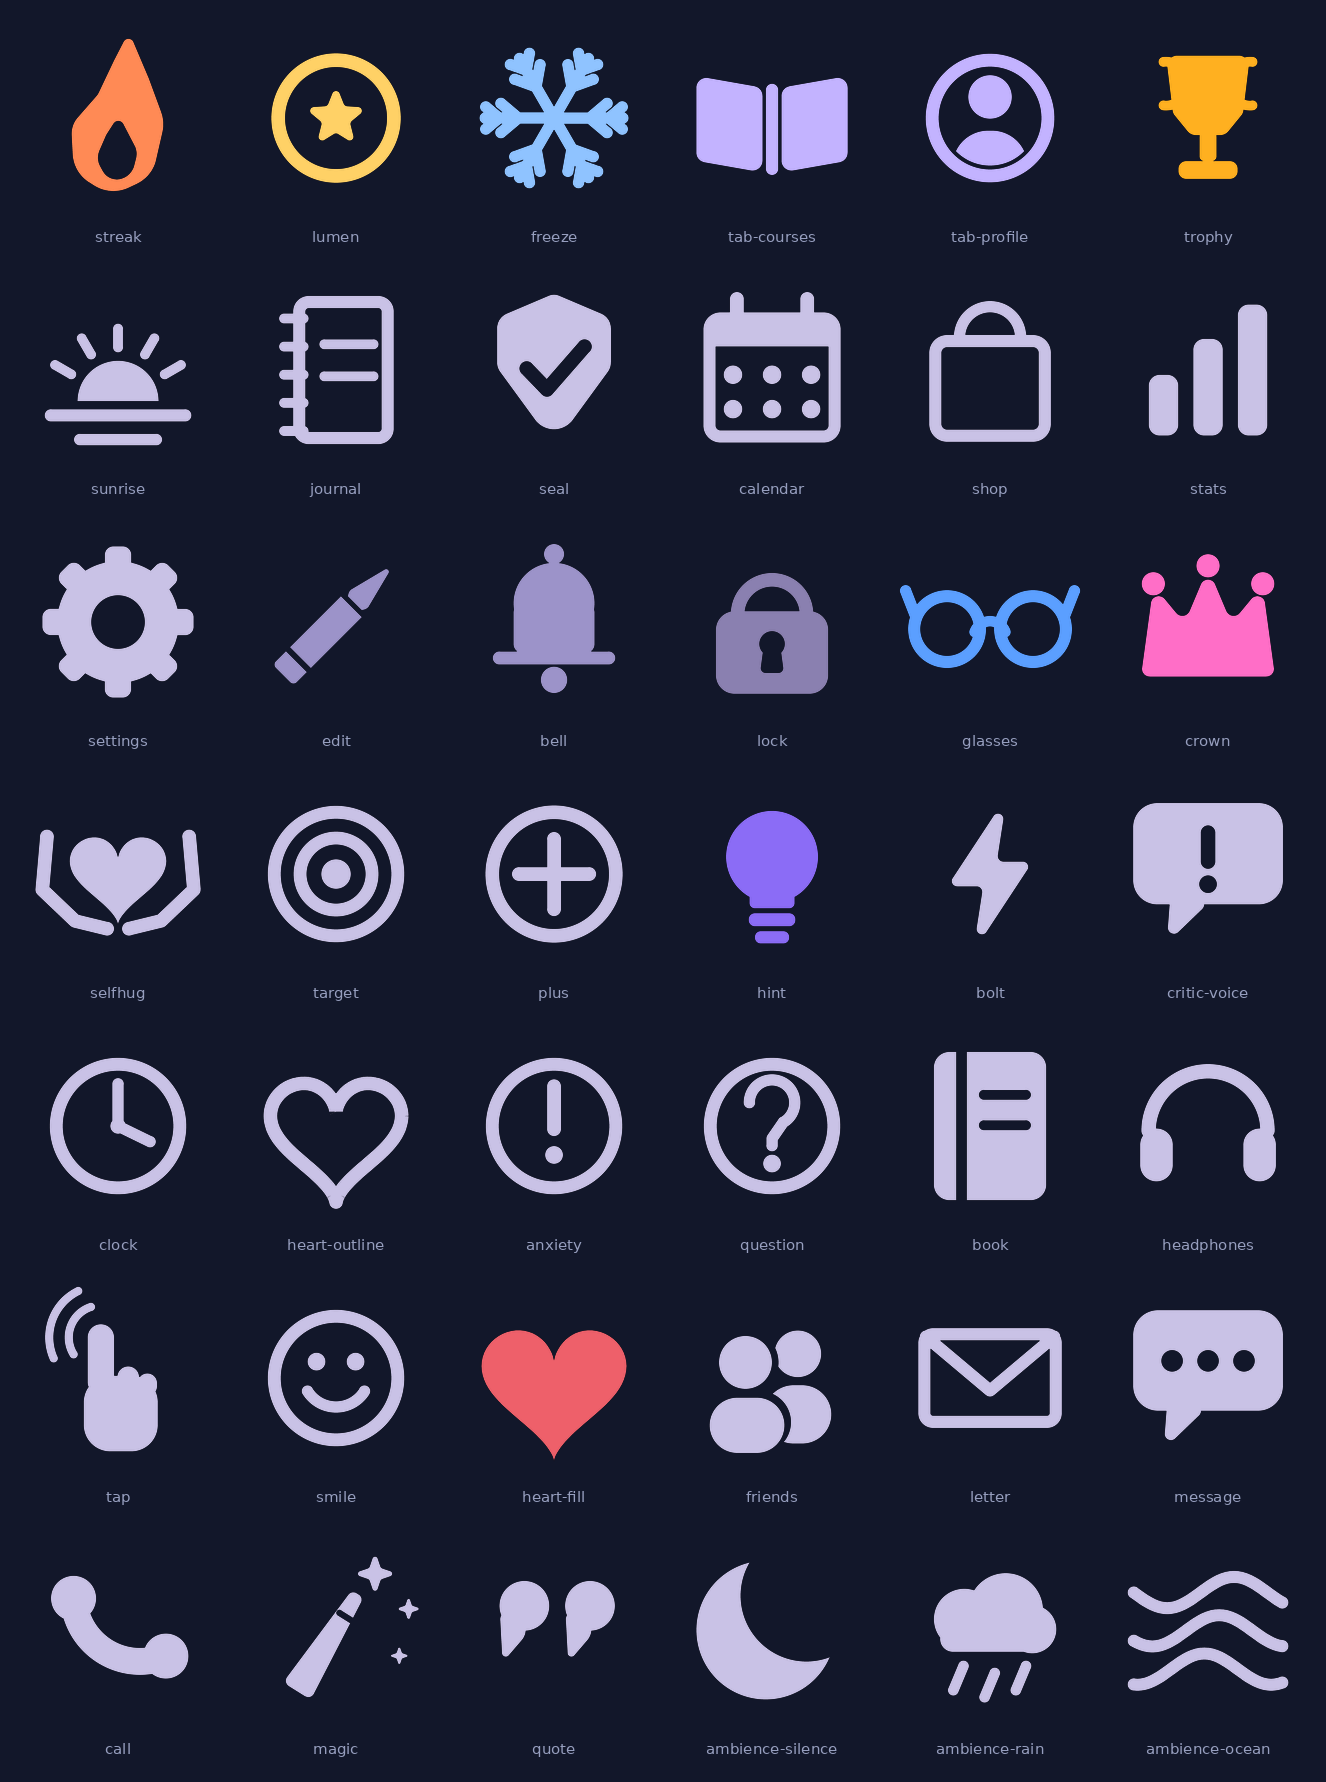

Source code (Python):
#!/usr/bin/env python3
"""Набор UI-иконок в стиле Луми.

Иконки рисуются кодом (Pillow) в одной сетке 512x512 с единой толщиной
линии, поэтому весь набор выглядит как одно целое. Экспорт — PNG с
прозрачным фоном, силуэт одним цветом (по умолчанию чёрный): цвет
накладывается в приложении через template rendering.

    python3 icons.py                              # -> icons.png, лист набора
    python3 icons.py --export assets/icons        # все PNG, 1024 px
    python3 icons.py --export assets/icons --colored   # с запечённым цветом
    python3 icons.py --one icon-streak --out /tmp/f.png
"""

from __future__ import annotations

import argparse
import math
import os

from PIL import Image, ImageChops, ImageDraw, ImageFont

from cute_star import round_polygon

# ── сетка ──────────────────────────────────────────────────────────────
SS = 4                     # суперсэмплинг
CANVAS = 512.0             # логический холст
N = int(CANVAS * SS)       # рабочий холст
C = CANVAS / 2             # центр
W = 38.0                   # базовая толщина линии для всего набора


def s(v: float) -> float:
    return v * SS


def sbox(box):
    return [s(v) for v in box]


# ── примитивы (все рисуют в L-маску; v=0 стирает) ──────────────────────
def line(d, pts, w=W, closed=False, v=255):
    p = [(s(x), s(y)) for x, y in pts]
    if closed:
        p = p + [p[0]]
    d.line(p, fill=v, width=int(round(s(w))), joint="curve")
    if not closed:
        r = s(w) / 2
        for x, y in (p[0], p[-1]):
            d.ellipse([x - r, y - r, x + r, y + r], fill=v)


def disc(d, cx, cy, r, v=255):
    d.ellipse(sbox([cx - r, cy - r, cx + r, cy + r]), fill=v)


def ring(d, cx, cy, r, w=W, v=255):
    """Кольцо со средней линией по радиусу r (PIL рисует толщину внутрь)."""
    o = r + w / 2
    d.ellipse(sbox([cx - o, cy - o, cx + o, cy + o]),
              outline=v, width=int(round(s(w))))


def arc(d, cx, cy, r, a0, a1, w=W, caps=True, v=255):
    o = r + w / 2
    d.arc(sbox([cx - o, cy - o, cx + o, cy + o]), a0, a1,
          fill=v, width=int(round(s(w))))
    if caps:
        for a in (a0, a1):
            disc(d, cx + r * math.cos(math.radians(a)),
                 cy + r * math.sin(math.radians(a)), w / 2, v)


def rrect(d, box, radius, w=None, v=255):
    if w is None:
        d.rounded_rectangle(sbox(box), radius=s(radius), fill=v)
    else:
        d.rounded_rectangle(sbox(box), radius=s(radius),
                            outline=v, width=int(round(s(w))))


def poly(d, pts, radius=0.0, v=255):
    """radius — одно число на все углы или список по вершинам."""
    p = [(s(x), s(y)) for x, y in pts]
    if radius:
        rr = radius if isinstance(radius, (list, tuple)) else [radius] * len(p)
        p = round_polygon(p, [s(r) for r in rr])
    d.polygon(p, fill=v)


def heart_pts(cx, cy, size, n=120):
    """Параметрическое сердце — без стыка между «половинками»."""
    out = []
    for i in range(n):
        t = 2 * math.pi * i / n
        x = 16 * math.sin(t) ** 3
        y = (13 * math.cos(t) - 5 * math.cos(2 * t)
             - 2 * math.cos(3 * t) - math.cos(4 * t))
        out.append((cx + x * size / 16.0, cy - y * size / 16.0))
    return out


def sparkle(d, cx, cy, r, v=255):
    k = 0.26
    poly(d, [(cx, cy - r), (cx + r * k, cy - r * k), (cx + r, cy),
             (cx + r * k, cy + r * k), (cx, cy + r), (cx - r * k, cy + r * k),
             (cx - r, cy), (cx - r * k, cy - r * k)], radius=r * 0.12, v=v)


def merged(m, painter, angle=0.0, center=(C, C)):
    """Рисует painter в отдельную маску, поворачивает и подмешивает в m."""
    tmp = Image.new("L", (N, N), 0)
    painter(ImageDraw.Draw(tmp))
    if angle:
        tmp = tmp.rotate(angle, resample=Image.BICUBIC,
                         center=(s(center[0]), s(center[1])))
    m.paste(ImageChops.lighter(m, tmp), (0, 0))


def clipped(m, painter, clip_painter):
    """Подмешивает painter, обрезанный по маске clip_painter."""
    tmp = Image.new("L", (N, N), 0)
    painter(ImageDraw.Draw(tmp))
    clip = Image.new("L", (N, N), 0)
    clip_painter(ImageDraw.Draw(clip))
    m.paste(ImageChops.lighter(m, ImageChops.multiply(tmp, clip)), (0, 0))


# ── приоритет 1 ────────────────────────────────────────────────────────
def icon_streak(m):
    d = ImageDraw.Draw(m)
    poly(d, [(284, 34), (334, 152), (376, 266), (344, 406), (238, 456),
             (142, 396), (136, 274), (204, 196), (244, 112)],
         radius=[14, 64, 92, 92, 92, 92, 62, 34, 30])
    poly(d, [(258, 250), (306, 342), (290, 406), (232, 418), (200, 360),
             (226, 300)], radius=[14, 46, 52, 52, 46, 34], v=0)  # язычок


def icon_lumen(m):
    d = ImageDraw.Draw(m)
    ring(d, C, C, 148, 36)
    pts = []
    for i in range(10):
        a = math.radians(90 + i * 36)
        r = 86 if i % 2 == 0 else 38
        pts.append((C + r * math.cos(a), C - r * math.sin(a)))
    poly(d, pts, radius=10)


def icon_freeze(m):
    d = ImageDraw.Draw(m)
    w = 30.0
    for k in range(6):
        a = math.radians(k * 60)
        ux, uy = math.cos(a), math.sin(a)
        tip = (C + ux * 176, C + uy * 176)
        line(d, [(C, C), tip], w)
        for frac, blen in ((0.52, 58.0), (0.80, 44.0)):
            bx, by = C + ux * 176 * frac, C + uy * 176 * frac
            for side in (+40, -40):
                b = math.radians(k * 60 + side)
                line(d, [(bx, by),
                         (bx + math.cos(b) * blen, by + math.sin(b) * blen)], w)


def icon_tab_courses(m):
    d = ImageDraw.Draw(m)
    # раскрытая книга: две страницы с прогибом к корешку
    left = [(62, 148), (232, 178), (232, 396), (62, 366)]
    right = [(450, 148), (280, 178), (280, 396), (450, 366)]
    poly(d, left, radius=26)
    poly(d, right, radius=26)
    rrect(d, [240, 168, 272, 402], 16)          # корешок


def icon_tab_profile(m):
    d = ImageDraw.Draw(m)
    ring(d, C, C, 148, 34)
    clipped(
        m,
        lambda di: (disc(di, C, 202, 56), rrect(di, [160, 288, 352, 470], 96)),
        lambda dc: disc(dc, C, C, 122),
    )


# ── приоритет 2 ────────────────────────────────────────────────────────
def icon_trophy(m):
    d = ImageDraw.Draw(m)
    poly(d, [(148, 96), (364, 96), (346, 244), (300, 300), (212, 300),
             (166, 244)], radius=26)
    arc(d, 148, 168, 56, -96, 96, 26)
    arc(d, 364, 168, 56, 84, 276, 26)
    rrect(d, [234, 292, 278, 366], 12)
    rrect(d, [180, 366, 332, 412], 20)


def icon_sunrise(m):
    d = ImageDraw.Draw(m)
    disc(d, C, 336, 104)
    d.rectangle(sbox([0, 336, CANVAS, CANVAS]), fill=0)     # полусолнце
    for a in (-150, -120, -90, -60, -30):
        ux, uy = math.cos(math.radians(a)), math.sin(math.radians(a))
        line(d, [(C + ux * 138, 336 + uy * 138),
                 (C + ux * 186, 336 + uy * 186)], 26)
    line(d, [(84, 372), (428, 372)], 32)
    line(d, [(158, 434), (354, 434)], 30)


def icon_journal(m):
    d = ImageDraw.Draw(m)
    rrect(d, [146, 66, 404, 446], 40, w=32)          # блок страниц
    for y in (124, 196, 268, 340, 412):              # пружина
        rrect(d, [110, y - 13, 186, y + 13], 13)
    line(d, [(226, 190), (352, 190)], 26)
    line(d, [(226, 272), (352, 272)], 26)


def icon_seal(m):
    d = ImageDraw.Draw(m)
    poly(d, [(C, 60), (402, 122), (402, 250), (C, 450), (110, 250),
             (110, 122)], radius=[34, 42, 42, 60, 42, 42])
    line(d, [(186, 252), (238, 306), (334, 196)], 36, v=0)


def icon_calendar(m):
    d = ImageDraw.Draw(m)
    rrect(d, [80, 108, 432, 442], 44, w=32)
    rrect(d, [80, 108, 432, 196], 44)
    d.rectangle(sbox([80, 168, 432, 196]), fill=255)
    rrect(d, [148, 56, 184, 140], 18)
    rrect(d, [328, 56, 364, 140], 18)
    for row in (268, 356):
        for col in (156, 256, 356):
            disc(d, col, row, 24)


def icon_shop(m):
    d = ImageDraw.Draw(m)
    rrect(d, [100, 166, 412, 440], 46, w=32)
    arc(d, C, 172, 78, 180, 360, 30)


def icon_stats(m):
    d = ImageDraw.Draw(m)
    rrect(d, [104, 268, 180, 424], 28)
    rrect(d, [218, 176, 294, 424], 28)
    rrect(d, [332, 88, 408, 424], 28)


def icon_settings(m):
    d = ImageDraw.Draw(m)
    for k in range(8):
        merged(m, lambda di: rrect(di, [C - 34, 62, C + 34, 178], 22),
               angle=k * 45)
    d = ImageDraw.Draw(m)
    disc(d, C, C, 156)
    disc(d, C, C, 68, v=0)


def icon_edit(m):
    def pencil(di):
        poly(di, [(C, 46), (218, 194), (294, 194)], radius=[7, 22, 22])
        rrect(di, [218, 188, 294, 448], 12)
        line(di, [(218, 194), (294, 194)], 12, v=0)     # срез заточки
        line(di, [(218, 392), (294, 392)], 14, v=0)     # ободок
    merged(m, pencil, angle=-45)


def icon_bell(m):
    d = ImageDraw.Draw(m)
    disc(d, C, 208, 104)
    rrect(d, [152, 208, 360, 336], 24)
    line(d, [(116, 348), (396, 348)], 34)
    disc(d, C, 404, 34)
    disc(d, C, 82, 26)


def icon_lock(m):
    d = ImageDraw.Draw(m)
    arc(d, C, 236, 88, 180, 360, 36)
    rrect(d, [112, 228, 400, 440], 48)
    disc(d, C, 312, 32, v=0)
    poly(d, [(C - 20, 312), (C + 20, 312), (C + 30, 386), (C - 30, 386)],
         radius=12, v=0)


# ── приоритет 3 ────────────────────────────────────────────────────────
def icon_glasses(m):
    d = ImageDraw.Draw(m)
    ring(d, 146, 274, 84, 32)
    ring(d, 366, 274, 84, 32)
    arc(d, C, 296, 42, 200, 340, 28)
    line(d, [(67, 245), (40, 176)], 30)      # заушники от края оправы
    line(d, [(445, 245), (472, 176)], 30)


def icon_crown(m):
    d = ImageDraw.Draw(m)
    poly(d, [(84, 396), (116, 162), (196, 258), (C, 116), (316, 258),
             (396, 162), (428, 396)], radius=20)
    for x, y in ((116, 158), (C, 112), (396, 158)):
        disc(d, x, y, 30)


def icon_selfhug(m):
    d = ImageDraw.Draw(m)
    poly(d, heart_pts(C, 254, 124))
    line(d, [(74, 160), (62, 296), (146, 376), (228, 396)], 36)
    line(d, [(438, 160), (450, 296), (366, 376), (284, 396)], 36)


def icon_target(m):
    d = ImageDraw.Draw(m)
    ring(d, C, C, 158, 34)
    ring(d, C, C, 92, 34)
    disc(d, C, C, 38)


def icon_plus(m):
    d = ImageDraw.Draw(m)
    ring(d, C, C, 158, 36)
    line(d, [(C, 166), (C, 346)], 36)
    line(d, [(166, C), (346, C)], 36)


def icon_hint(m):
    d = ImageDraw.Draw(m)
    disc(d, C, 212, 118)
    rrect(d, [198, 300, 314, 344], 14)
    rrect(d, [196, 356, 316, 390], 16)
    rrect(d, [212, 402, 300, 434], 15)


def icon_bolt(m):
    d = ImageDraw.Draw(m)
    poly(d, [(300, 54), (146, 288), (238, 288), (212, 458), (366, 224),
             (274, 224)], radius=14)


# ── приоритет 4 ────────────────────────────────────────────────────────
def icon_critic_voice(m):
    d = ImageDraw.Draw(m)
    rrect(d, [64, 74, 448, 334], 62)
    poly(d, [(160, 300), (150, 434), (262, 326)], radius=16)
    rrect(d, [238, 132, 274, 242], 18, v=0)
    disc(d, C, 282, 22, v=0)


def icon_clock(m):
    d = ImageDraw.Draw(m)
    ring(d, C, C, 158, 34)
    line(d, [(C, C), (C, 148)], 30)
    line(d, [(C, C), (338, 296)], 30)
    disc(d, C, C, 20)


def icon_heart_outline(m):
    d = ImageDraw.Draw(m)
    line(d, heart_pts(C, 272, 168, n=140), 36, closed=True)


def icon_anxiety(m):
    d = ImageDraw.Draw(m)
    ring(d, C, C, 158, 34)
    rrect(d, [238, 136, 274, 282], 18)
    disc(d, C, 330, 23)


def icon_question(m):
    d = ImageDraw.Draw(m)
    ring(d, C, C, 158, 34)
    arc(d, C, 196, 58, 180, 60, 30)
    line(d, [(C + 29, 246), (C, 288), (C, 306)], 30)
    disc(d, C, 352, 23)


def icon_book(m):
    d = ImageDraw.Draw(m)
    rrect(d, [112, 66, 400, 446], 40)
    rrect(d, [170, 66, 196, 446], 0, v=0)
    line(d, [(240, 176), (348, 176)], 24, v=0)
    line(d, [(240, 254), (348, 254)], 24, v=0)


def icon_headphones(m):
    d = ImageDraw.Draw(m)
    arc(d, C, 268, 152, 180, 360, 38)
    rrect(d, [82, 262, 166, 398], 42)
    rrect(d, [346, 262, 430, 398], 42)


def icon_tap(m):
    d = ImageDraw.Draw(m)
    rrect(d, [168, 250, 358, 444], 68)         # кулак
    rrect(d, [178, 118, 246, 300], 34)         # указательный палец
    rrect(d, [254, 226, 310, 300], 28)         # костяшки
    rrect(d, [306, 244, 356, 302], 25)
    arc(d, 212, 152, 82, 148, 252, 22)         # волны касания
    arc(d, 212, 152, 132, 156, 244, 22)


def icon_smile(m):
    d = ImageDraw.Draw(m)
    ring(d, C, C, 158, 34)
    disc(d, 206, 214, 23)
    disc(d, 306, 214, 23)
    arc(d, C, 244, 86, 32, 148, 30)


def icon_heart_fill(m):
    d = ImageDraw.Draw(m)
    poly(d, heart_pts(C, 272, 186))


# ── приоритет 5 ────────────────────────────────────────────────────────
def icon_friends(m):
    d = ImageDraw.Draw(m)
    disc(d, 322, 194, 60)
    rrect(d, [236, 274, 408, 424], 78)
    # передний человечек «вырезает» себя из заднего, чтобы был зазор
    for grow, v in ((16, 0), (0, 255)):
        disc(d, 188, 216, 68 + grow, v)
        rrect(d, [96 - grow, 306 - grow, 288 + grow, 448], 84 + grow, v=v)


def icon_letter(m):
    d = ImageDraw.Draw(m)
    rrect(d, [72, 128, 440, 384], 38, w=32)
    line(d, [(92, 150), (C, 288), (420, 150)], 32)


def icon_message(m):
    d = ImageDraw.Draw(m)
    rrect(d, [64, 82, 448, 340], 64)
    poly(d, [(152, 306), (142, 440), (254, 332)], radius=16)
    for x in (164, C, 348):
        disc(d, x, 212, 27, v=0)


def icon_call(m):
    def handset(di):
        arc(di, C, 150, 170, 35, 145, 70, caps=False)     # изгиб трубки
        for a in (35, 145):                               # динамик и микрофон
            disc(di, C + 170 * math.cos(math.radians(a)),
                 150 + 170 * math.sin(math.radians(a)), 58)
    merged(m, handset, angle=-32)


def icon_magic(m):
    def wand(di):
        poly(di, [(236, 148), (272, 148), (296, 442), (212, 442)], radius=16)
        line(di, [(240, 214), (292, 214)], 15, v=0)       # ободок у кончика
    merged(m, wand, angle=-32)
    d = ImageDraw.Draw(m)
    sparkle(d, 356, 112, 58)
    sparkle(d, 442, 202, 34)
    sparkle(d, 418, 322, 28)


def icon_quote(m):
    d = ImageDraw.Draw(m)
    for cx in (180, 348):
        disc(d, cx, 194, 64)
        poly(d, [(cx - 64, 190), (cx + 28, 242), (cx - 56, 340)],
             radius=[22, 48, 10])


def icon_ambience_silence(m):
    d = ImageDraw.Draw(m)
    disc(d, 240, C, 178)
    disc(d, 344, 168, 168, v=0)


def icon_ambience_rain(m):
    d = ImageDraw.Draw(m)
    disc(d, 190, 228, 78)
    disc(d, 296, 206, 96)
    disc(d, 364, 254, 62)
    rrect(d, [128, 246, 388, 312], 42)
    for x, y in ((176, 348), (256, 366), (336, 348)):
        line(d, [(x + 12, y), (x - 14, y + 62)], 28)


def icon_ambience_ocean(m):
    d = ImageDraw.Draw(m)
    for k, y in enumerate((160, 258, 356)):
        pts = []
        for i in range(41):
            x = 66 + (380 * i / 40)
            pts.append((x, y + 40 * math.sin(math.radians(
                i / 40 * 400 + k * 40))))
        line(d, pts, 32)


# ── реестр ─────────────────────────────────────────────────────────────
NEUTRAL = "#C9C2E6"

ICONS = {
    # приоритет 1
    "icon-streak":            (icon_streak, "#FF8A55", "Огонёк — серия дней"),
    "icon-lumen":             (icon_lumen, "#FFD166", "Люмены — валюта"),
    "icon-freeze":            (icon_freeze, "#8FC3FF", "Заморозка серии"),
    "icon-tab-courses":       (icon_tab_courses, "#C3B3FF", "Таб «Курсы»"),
    "icon-tab-profile":       (icon_tab_profile, "#C3B3FF", "Таб «Профиль»"),
    # приоритет 2
    "icon-trophy":            (icon_trophy, "#FFB020", "Достижение"),
    "icon-sunrise":           (icon_sunrise, NEUTRAL, "Ранняя пташка"),
    "icon-journal":           (icon_journal, NEUTRAL, "Дневник"),
    "icon-seal":              (icon_seal, NEUTRAL, "Курс пройден"),
    "icon-calendar":          (icon_calendar, NEUTRAL, "30 дней подряд"),
    "icon-shop":              (icon_shop, NEUTRAL, "Магазин"),
    "icon-stats":             (icon_stats, NEUTRAL, "Статистика"),
    "icon-settings":          (icon_settings, NEUTRAL, "Настройки"),
    "icon-edit":              (icon_edit, "#9C93C9", "Редактировать"),
    "icon-bell":              (icon_bell, "#9C93C9", "Уведомления"),
    "icon-lock":              (icon_lock, "#8A80B0", "Заблокировано"),
    # приоритет 3
    "icon-glasses":           (icon_glasses, "#5B9FFF", "Очки мечтателя"),
    "icon-crown":             (icon_crown, "#FF6EC7", "Звёздная корона"),
    "icon-selfhug":           (icon_selfhug, NEUTRAL, "Самообъятие"),
    "icon-target":            (icon_target, NEUTRAL, "Фокус на ценностях"),
    "icon-plus":              (icon_plus, NEUTRAL, "Доп. задание"),
    "icon-hint":              (icon_hint, "#8B6CF6", "Подсказка"),
    "icon-bolt":              (icon_bolt, NEUTRAL, "Бустеры"),
    # приоритет 4
    "icon-critic-voice":      (icon_critic_voice, NEUTRAL, "Критикую себя"),
    "icon-clock":             (icon_clock, NEUTRAL, "Границы"),
    "icon-heart-outline":     (icon_heart_outline, NEUTRAL, "Недостаточно хорош"),
    "icon-anxiety":           (icon_anxiety, NEUTRAL, "Тревожность"),
    "icon-question":          (icon_question, NEUTRAL, "Другое"),
    "icon-book":              (icon_book, NEUTRAL, "Формат «Чтение»"),
    "icon-headphones":        (icon_headphones, NEUTRAL, "Формат «Аудио»"),
    "icon-tap":               (icon_tap, NEUTRAL, "Формат «Интерактив»"),
    "icon-smile":             (icon_smile, NEUTRAL, "Меньше критики"),
    "icon-heart-fill":        (icon_heart_fill, "#EE606A", "Ценить себя"),
    # приоритет 5
    "icon-friends":           (icon_friends, NEUTRAL, "Что сказал бы друг"),
    "icon-letter":            (icon_letter, NEUTRAL, "Письмо поддержки"),
    "icon-message":           (icon_message, NEUTRAL, "Сообщение"),
    "icon-call":              (icon_call, NEUTRAL, "Позвонить"),
    "icon-magic":             (icon_magic, NEUTRAL, "Свой вариант"),
    "icon-quote":             (icon_quote, NEUTRAL, "Кавычка (аффирмация)"),
    "icon-ambience-silence":  (icon_ambience_silence, NEUTRAL, "Амбиенс: тишина"),
    "icon-ambience-rain":     (icon_ambience_rain, NEUTRAL, "Амбиенс: дождь"),
    "icon-ambience-ocean":    (icon_ambience_ocean, NEUTRAL, "Амбиенс: океан"),
}

PRIORITY = {
    1: ["icon-streak", "icon-lumen", "icon-freeze", "icon-tab-courses",
        "icon-tab-profile"],
    2: ["icon-trophy", "icon-sunrise", "icon-journal", "icon-seal",
        "icon-calendar", "icon-shop", "icon-stats", "icon-settings",
        "icon-edit", "icon-bell", "icon-lock"],
    3: ["icon-glasses", "icon-crown", "icon-selfhug", "icon-target",
        "icon-plus", "icon-hint", "icon-bolt"],
    4: ["icon-critic-voice", "icon-clock", "icon-heart-outline",
        "icon-anxiety", "icon-question", "icon-book", "icon-headphones",
        "icon-tap", "icon-smile", "icon-heart-fill"],
    5: ["icon-friends", "icon-letter", "icon-message", "icon-call",
        "icon-magic", "icon-quote", "icon-ambience-silence",
        "icon-ambience-rain", "icon-ambience-ocean"],
}


# ── рендер ─────────────────────────────────────────────────────────────
def icon_mask(name: str) -> Image.Image:
    """L-маска иконки в рабочем разрешении."""
    m = Image.new("L", (N, N), 0)
    ICONS[name][0](m)
    return m


def render_icon(name: str, size: int = 1024, color="#000000") -> Image.Image:
    mask = icon_mask(name).resize((size, size), Image.LANCZOS)
    img = Image.new("RGBA", (size, size), (0, 0, 0, 0))
    img.paste(Image.new("RGBA", (size, size), color), (0, 0), mask)
    return img


def export(folder: str, size: int = 1024, colored: bool = False) -> None:
    os.makedirs(folder, exist_ok=True)
    for name, (_, color, _) in ICONS.items():
        img = render_icon(name, size, color if colored else "#000000")
        img.save(os.path.join(folder, f"{name}.png"))
        print(f"{folder}/{name}.png")


def contact_sheet(path: str = "icons.png", cell: int = 200) -> None:
    """Лист набора: иконки в своих цветах на тёмном фоне."""
    cols, pad, label = 6, 18, 34
    names = [n for p in sorted(PRIORITY) for n in PRIORITY[p]]
    rows = math.ceil(len(names) / cols)
    w = cols * (cell + pad) + pad
    h = rows * (cell + pad + label) + pad
    sheet = Image.new("RGB", (w, h), (18, 23, 42))
    d = ImageDraw.Draw(sheet)
    try:
        font = ImageFont.truetype(
            "/usr/share/fonts/truetype/dejavu/DejaVuSans.ttf", 15)
    except OSError:
        font = ImageFont.load_default()

    for i, name in enumerate(names):
        cx = pad + (i % cols) * (cell + pad)
        cy = pad + (i // cols) * (cell + pad + label)
        sheet.paste(render_icon(name, cell, ICONS[name][1]), (cx, cy),
                    render_icon(name, cell, ICONS[name][1]))
        d.text((cx + cell / 2, cy + cell + 10), name.replace("icon-", ""),
               font=font, fill=(150, 158, 190), anchor="ma")

    sheet.save(path)
    print(f"{path}  ({w}x{h}, {len(names)} иконок)")


def main() -> None:
    ap = argparse.ArgumentParser(description="Иконки в стиле Луми")
    ap.add_argument("--export", metavar="FOLDER", help="сохранить все PNG")
    ap.add_argument("--size", type=int, default=1024)
    ap.add_argument("--colored", action="store_true",
                    help="запечь цвет вместо чёрного силуэта")
    ap.add_argument("--one", help="одна иконка по имени")
    ap.add_argument("--out", default="icons.png")
    ap.add_argument("--sheet", action="store_true", help="только лист набора")
    args = ap.parse_args()

    if args.one:
        color = ICONS[args.one][1] if args.colored else "#000000"
        render_icon(args.one, args.size, color).save(args.out)
        print(args.out)
    elif args.export:
        export(args.export, args.size, args.colored)
        contact_sheet("icons.png")
    else:
        contact_sheet(args.out)


if __name__ == "__main__":
    main()
